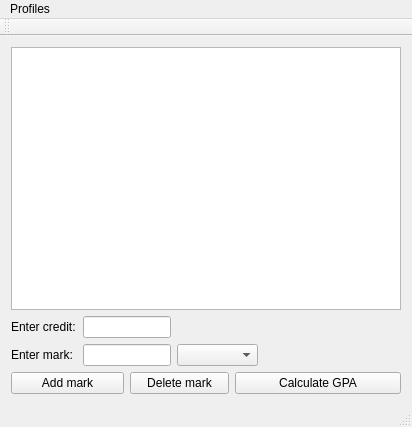
<?xml version="1.0" encoding="UTF-8"?>
<ui version="4.0">
 <class>MainWindow</class>
 <widget class="QMainWindow" name="MainWindow">
  <property name="geometry">
   <rect>
    <x>0</x>
    <y>0</y>
    <width>412</width>
    <height>427</height>
   </rect>
  </property>
  <property name="windowTitle">
   <string>JGPA</string>
  </property>
  <widget class="QWidget" name="centralWidget">
   <layout class="QGridLayout" name="gridLayout">
    <item row="0" column="0" colspan="7">
     <widget class="QTableWidget" name="mark_view">
      <property name="sortingEnabled">
       <bool>false</bool>
      </property>
     </widget>
    </item>
    <item row="1" column="0">
     <widget class="QLabel" name="credit_label">
      <property name="text">
       <string>Enter credit:</string>
      </property>
     </widget>
    </item>
    <item row="1" column="1" colspan="2">
     <widget class="QLineEdit" name="credit_edit"/>
    </item>
    <item row="1" column="3">
     <widget class="QLabel" name="curr_credit_label">
      <property name="text">
       <string/>
      </property>
     </widget>
    </item>
    <item row="1" column="4" colspan="2">
     <spacer name="horizontalSpacer">
      <property name="orientation">
       <enum>Qt::Horizontal</enum>
      </property>
      <property name="sizeHint" stdset="0">
       <size>
        <width>51</width>
        <height>20</height>
       </size>
      </property>
     </spacer>
    </item>
    <item row="1" column="6">
     <widget class="QLabel" name="curr_mark_label">
      <property name="text">
       <string/>
      </property>
     </widget>
    </item>
    <item row="2" column="0">
     <widget class="QLabel" name="mark_label">
      <property name="text">
       <string>Enter mark: </string>
      </property>
     </widget>
    </item>
    <item row="2" column="1" colspan="2">
     <widget class="QLineEdit" name="mark_edit"/>
    </item>
    <item row="2" column="3" colspan="3">
     <widget class="QComboBox" name="marks_combo_box">
      <item>
       <property name="text">
        <string/>
       </property>
      </item>
      <item>
       <property name="text">
        <string>4.20 (A+)</string>
       </property>
      </item>
      <item>
       <property name="text">
        <string>4.00 (A)</string>
       </property>
      </item>
      <item>
       <property name="text">
        <string>3.75 (A-)</string>
       </property>
      </item>
      <item>
       <property name="text">
        <string>3.50 (B+)</string>
       </property>
      </item>
      <item>
       <property name="text">
        <string>3.25 (B)</string>
       </property>
      </item>
      <item>
       <property name="text">
        <string>3.00 (B-)</string>
       </property>
      </item>
      <item>
       <property name="text">
        <string>2.75 (C+)</string>
       </property>
      </item>
      <item>
       <property name="text">
        <string>2.50 (C)</string>
       </property>
      </item>
      <item>
       <property name="text">
        <string>2.25 (C-)</string>
       </property>
      </item>
      <item>
       <property name="text">
        <string>2.00 (D+)</string>
       </property>
      </item>
      <item>
       <property name="text">
        <string>1.75 (D)</string>
       </property>
      </item>
      <item>
       <property name="text">
        <string>1.50 (D-)</string>
       </property>
      </item>
      <item>
       <property name="text">
        <string>0.50 (F)</string>
       </property>
      </item>
     </widget>
    </item>
    <item row="2" column="6">
     <spacer name="horizontalSpacer_2">
      <property name="orientation">
       <enum>Qt::Horizontal</enum>
      </property>
      <property name="sizeHint" stdset="0">
       <size>
        <width>137</width>
        <height>20</height>
       </size>
      </property>
     </spacer>
    </item>
    <item row="3" column="0" colspan="2">
     <widget class="QPushButton" name="mark_add_button">
      <property name="text">
       <string>Add mark</string>
      </property>
     </widget>
    </item>
    <item row="3" column="2" colspan="3">
     <widget class="QPushButton" name="mark_delete_button">
      <property name="text">
       <string>Delete mark</string>
      </property>
     </widget>
    </item>
    <item row="3" column="5" colspan="2">
     <widget class="QPushButton" name="gpa_button">
      <property name="text">
       <string>Calculate GPA</string>
      </property>
     </widget>
    </item>
   </layout>
  </widget>
  <widget class="QToolBar" name="mainToolBar">
   <attribute name="toolBarArea">
    <enum>TopToolBarArea</enum>
   </attribute>
   <attribute name="toolBarBreak">
    <bool>false</bool>
   </attribute>
  </widget>
  <widget class="QStatusBar" name="statusBar"/>
  <widget class="QMenuBar" name="menuBar">
   <property name="geometry">
    <rect>
     <x>0</x>
     <y>0</y>
     <width>412</width>
     <height>26</height>
    </rect>
   </property>
   <widget class="QMenu" name="menuProfiles">
    <property name="title">
     <string>Profiles</string>
    </property>
    <addaction name="actionSave"/>
    <addaction name="actionLoad"/>
   </widget>
   <addaction name="menuProfiles"/>
  </widget>
  <action name="actionSave">
   <property name="text">
    <string>Save</string>
   </property>
  </action>
  <action name="actionLoad">
   <property name="text">
    <string>Load</string>
   </property>
  </action>
 </widget>
 <layoutdefault spacing="6" margin="11"/>
 <resources/>
 <connections/>
</ui>
